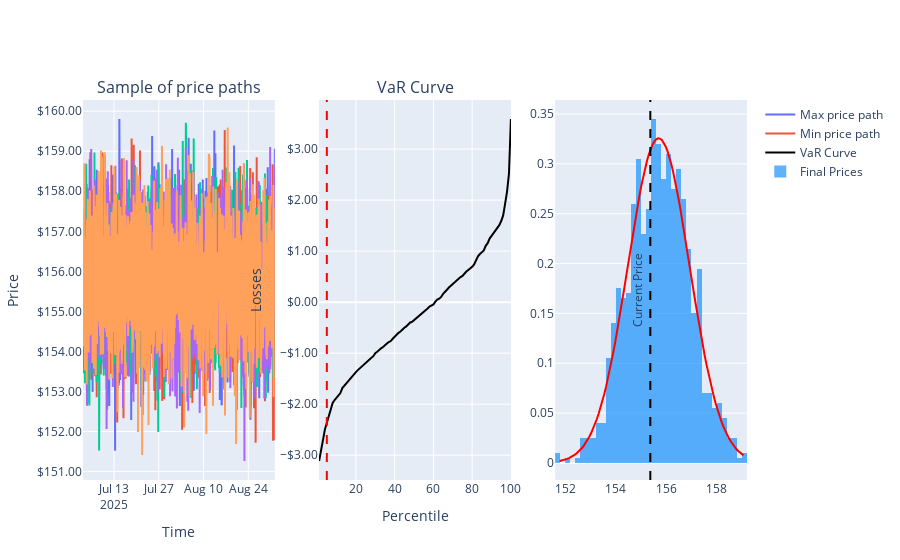

This figure's notebook cell:
### Markdown cell above
OU Process

### Code cell
price_path = processes.ou(24*60,1_000)
produce_var_results(price_path,df)

### Figure 1 — Plotly figure (JSON) as saved in the notebook; plotly's stock layout.template omitted (floating-point values rounded to 4 significant figures; data arrays with more than 128 entries replaced by an {"elided": "..."} marker saying what was removed)
{"data": [{"name": "Max price path", "type": "scatter", "x": {"elided": "1441 str values"}, "xaxis": "x", "y": {"elided": "1441 float values"}, "yaxis": "y"}, {"name": "Min price path", "type": "scatter", "x": {"elided": "1441 str values"}, "xaxis": "x", "y": {"elided": "1441 float values"}, "yaxis": "y"}, {"showlegend": false, "type": "scatter", "x": {"elided": "1441 str values"}, "xaxis": "x", "y": {"elided": "1441 float values"}, "yaxis": "y"}, {"showlegend": false, "type": "scatter", "x": {"elided": "1441 str values"}, "xaxis": "x", "y": {"elided": "1441 float values"}, "yaxis": "y"}, {"showlegend": false, "type": "scatter", "x": {"elided": "1441 str values"}, "xaxis": "x", "y": {"elided": "1441 float values"}, "yaxis": "y"}, {"line": {"color": "black"}, "mode": "lines", "name": "VaR Curve", "type": "scatter", "x": [1, 2, 3, 4, 5, 6, 7, 8, 9, 10, 11, 12, 13, 14, 15, 16, 17, 18, 19, 20, 21, 22, 23, 24, 25, 26, 27, 28, 29, 30, 31, 32, 33, 34, 35, 36, 37, 38, 39, 40, 41, 42, 43, 44, 45, 46, 47, 48, 49, 50, 51, 52, 53, 54, 55, 56, 57, 58, 59, 60, 61, 62, 63, 64, 65, 66, 67, 68, 69, 70, 71, 72, 73, 74, 75, 76, 77, 78, 79, 80, 81, 82, 83, 84, 85, 86, 87, 88, 89, 90, 91, 92, 93, 94, 95, 96, 97, 98, 99, 100], "xaxis": "x2", "y": [-3.114, -2.863, -2.705, -2.497, -2.362, -2.206, -2.059, -1.974, -1.918, -1.871, -1.837, -1.783, -1.685, -1.638, -1.6, -1.548, -1.513, -1.455, -1.418, -1.371, -1.332, -1.296, -1.273, -1.222, -1.181, -1.153, -1.123, -1.092, -1.059, -0.9999, -0.9714, -0.9284, -0.9053, -0.8782, -0.838, -0.8112, -0.7808, -0.7623, -0.7181, -0.673, -0.6382, -0.6014, -0.5755, -0.5331, -0.5007, -0.4754, -0.4357, -0.3977, -0.385, -0.3539, -0.3218, -0.2764, -0.2466, -0.2168, -0.1886, -0.1614, -0.1248, -0.08524, -0.06353, -0.04602, 0.009118, 0.05185, 0.06845, 0.1018, 0.1614, 0.1932, 0.2437, 0.2859, 0.3191, 0.3685, 0.3967, 0.4273, 0.4646, 0.492, 0.5125, 0.5626, 0.6005, 0.6322, 0.66, 0.6932, 0.741, 0.8373, 0.8986, 0.9427, 0.9807, 1.015, 1.104, 1.156, 1.246, 1.301, 1.336, 1.405, 1.47, 1.509, 1.59, 1.701, 1.925, 2.168, 2.517, 3.59], "yaxis": "y2"}, {"histnorm": "probability density", "marker": {"color": "rgba(0, 135, 255, 0.63)"}, "name": "Final Prices", "type": "histogram", "x": {"elided": "1000 float values"}, "xaxis": "x3", "yaxis": "y3"}, {"line": {"color": "red"}, "mode": "lines", "name": "", "showlegend": false, "type": "scatter", "x": [151.8, 151.9, 151.9, 152.0, 152.1, 152.1, 152.2, 152.3, 152.4, 152.4, 152.5, 152.6, 152.7, 152.7, 152.8, 152.9, 153.0, 153.0, 153.1, 153.2, 153.3, 153.3, 153.4, 153.5, 153.5, 153.6, 153.7, 153.8, 153.8, 153.9, 154.0, 154.1, 154.1, 154.2, 154.3, 154.4, 154.4, 154.5, 154.6, 154.6, 154.7, 154.8, 154.9, 154.9, 155.0, 155.1, 155.2, 155.2, 155.3, 155.4, 155.5, 155.5, 155.6, 155.7, 155.8, 155.8, 155.9, 156.0, 156.0, 156.1, 156.2, 156.3, 156.3, 156.4, 156.5, 156.6, 156.6, 156.7, 156.8, 156.9, 156.9, 157.0, 157.1, 157.1, 157.2, 157.3, 157.4, 157.4, 157.5, 157.6, 157.7, 157.7, 157.8, 157.9, 158.0, 158.0, 158.1, 158.2, 158.3, 158.3, 158.4, 158.5, 158.5, 158.6, 158.7, 158.8, 158.8, 158.9, 159.0, 159.1], "xaxis": "x3", "y": [0.00194, 0.002347, 0.002829, 0.003398, 0.004066, 0.004848, 0.00576, 0.006819, 0.008044, 0.009454, 0.01107, 0.01292, 0.01502, 0.0174, 0.02009, 0.0231, 0.02648, 0.03023, 0.0344, 0.039, 0.04406, 0.04959, 0.05561, 0.06215, 0.0692, 0.07677, 0.08487, 0.09348, 0.1026, 0.1122, 0.1223, 0.1327, 0.1436, 0.1548, 0.1662, 0.1779, 0.1897, 0.2015, 0.2134, 0.2251, 0.2366, 0.2477, 0.2585, 0.2688, 0.2785, 0.2875, 0.2957, 0.303, 0.3095, 0.3149, 0.3192, 0.3225, 0.3246, 0.3256, 0.3253, 0.3239, 0.3214, 0.3177, 0.313, 0.3072, 0.3004, 0.2927, 0.2842, 0.2749, 0.265, 0.2546, 0.2436, 0.2323, 0.2207, 0.209, 0.1971, 0.1853, 0.1735, 0.1619, 0.1506, 0.1395, 0.1288, 0.1184, 0.1086, 0.09914, 0.09021, 0.08179, 0.07388, 0.06651, 0.05965, 0.05331, 0.04747, 0.04212, 0.03723, 0.0328, 0.02879, 0.02517, 0.02194, 0.01905, 0.01648, 0.01421, 0.0122, 0.01044, 0.008905, 0.007566], "yaxis": "y3"}], "layout": {"annotations": [{"font": {"size": 16}, "showarrow": false, "text": "Sample of price paths", "x": 0.1444, "xanchor": "center", "xref": "paper", "y": 1, "yanchor": "bottom", "yref": "paper"}, {"font": {"size": 16}, "showarrow": false, "text": "VaR Curve", "x": 0.5, "xanchor": "center", "xref": "paper", "y": 1, "yanchor": "bottom", "yref": "paper"}], "shapes": [{"label": {"text": "P95 Losses", "textposition": "top right"}, "line": {"color": "red", "dash": "dash"}, "type": "line", "x0": 5, "x1": 5, "xref": "x2", "y0": 0, "y1": 1, "yref": "y2 domain"}, {"label": {"text": "Current Price", "textposition": "top right"}, "line": {"color": "black", "dash": "dash"}, "type": "line", "x0": 155.4, "x1": 155.4, "xref": "x3", "y0": 0, "y1": 1, "yref": "y3 domain"}], "xaxis": {"anchor": "y", "domain": [0, 0.2889], "title": {"text": "Time"}}, "xaxis2": {"anchor": "y2", "domain": [0.3556, 0.6444], "title": {"text": "Percentile"}}, "xaxis3": {"anchor": "y3", "domain": [0.7111, 1]}, "yaxis": {"anchor": "x", "domain": [0, 1], "tickformat": "$,.2f", "title": {"text": "Price"}}, "yaxis2": {"anchor": "x2", "domain": [0, 1], "tickformat": "$,.2f", "title": {"text": "Losses"}}, "yaxis3": {"anchor": "x3", "domain": [0, 1]}}}
